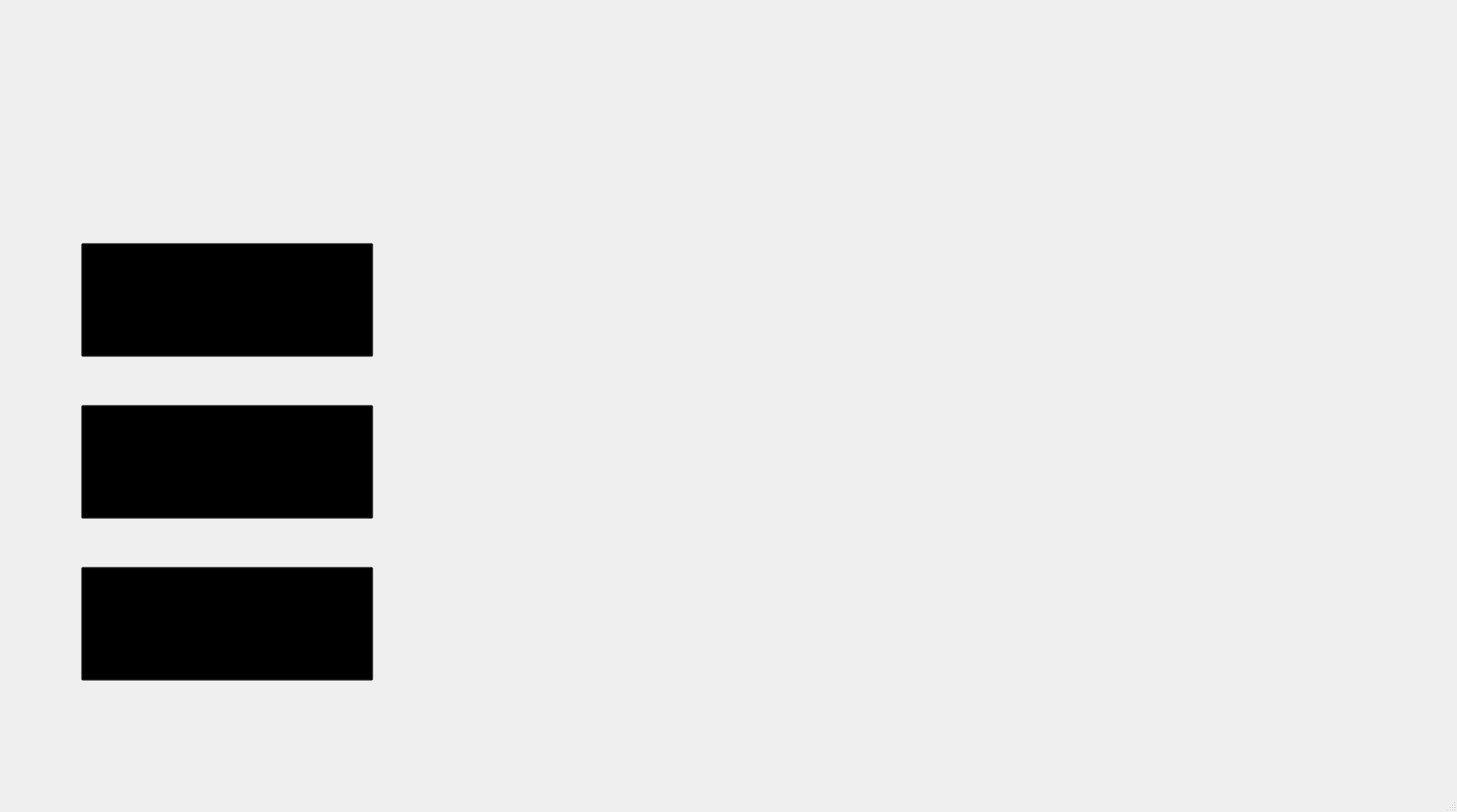
<?xml version="1.0" encoding="UTF-8"?>
<ui version="4.0">
 <class>MainWindow</class>
 <widget class="QMainWindow" name="MainWindow">
  <property name="geometry">
   <rect>
    <x>0</x>
    <y>0</y>
    <width>1799</width>
    <height>1003</height>
   </rect>
  </property>
  <property name="windowTitle">
   <string>MainWindow</string>
  </property>
  <widget class="QWidget" name="centralwidget">
   <widget class="QLabel" name="label">
    <property name="geometry">
     <rect>
      <x>0</x>
      <y>0</y>
      <width>1800</width>
      <height>950</height>
     </rect>
    </property>
    <property name="text">
     <string/>
    </property>
    <property name="pixmap">
     <pixmap>1626802791_6-kartinkin-com-p-bel.png</pixmap>
    </property>
    <property name="scaledContents">
     <bool>true</bool>
    </property>
   </widget>
   <widget class="QPushButton" name="start_game">
    <property name="geometry">
     <rect>
      <x>100</x>
      <y>300</y>
      <width>361</width>
      <height>141</height>
     </rect>
    </property>
    <property name="font">
     <font>
      <family>Tahoma</family>
      <pointsize>26</pointsize>
      <weight>75</weight>
      <bold>true</bold>
     </font>
    </property>
    <property name="styleSheet">
     <string notr="true">QPushButton {
    color: black;
    background-color: transparent;
}

QPushButton:hover {
    background-color: #A9A9A9; /* тёмно-серый цвет при наведении */
}</string>
    </property>
    <property name="text">
     <string>НАЧАТЬ ИГРУ</string>
    </property>
   </widget>
   <widget class="QPushButton" name="rules_game">
    <property name="geometry">
     <rect>
      <x>100</x>
      <y>500</y>
      <width>361</width>
      <height>141</height>
     </rect>
    </property>
    <property name="font">
     <font>
      <family>Tahoma</family>
      <pointsize>26</pointsize>
      <weight>75</weight>
      <bold>true</bold>
     </font>
    </property>
    <property name="styleSheet">
     <string notr="true">QPushButton {
    color: black;
    background-color: transparent;
}

QPushButton:hover {
    background-color: #A9A9A9; /* тёмно-серый цвет при наведении */
}</string>
    </property>
    <property name="text">
     <string>ОБ ИГРЕ</string>
    </property>
   </widget>
   <widget class="QPushButton" name="exit_game">
    <property name="geometry">
     <rect>
      <x>100</x>
      <y>700</y>
      <width>361</width>
      <height>141</height>
     </rect>
    </property>
    <property name="font">
     <font>
      <family>Tahoma</family>
      <pointsize>26</pointsize>
      <weight>75</weight>
      <bold>true</bold>
     </font>
    </property>
    <property name="styleSheet">
     <string notr="true">QPushButton {
    color: black;
    background-color: transparent;
}

QPushButton:hover {
    background-color: #A9A9A9; /* тёмно-серый цвет при наведении */
}</string>
    </property>
    <property name="text">
     <string>ВЫХОД</string>
    </property>
   </widget>
  </widget>
  <widget class="QMenuBar" name="menubar">
   <property name="geometry">
    <rect>
     <x>0</x>
     <y>0</y>
     <width>1799</width>
     <height>26</height>
    </rect>
   </property>
  </widget>
  <widget class="QStatusBar" name="statusbar"/>
 </widget>
 <resources/>
 <connections/>
</ui>
